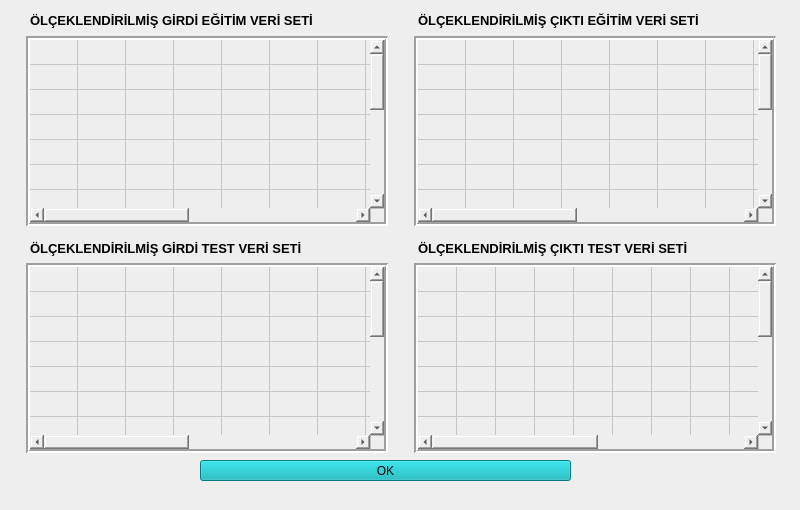
<?xml version="1.0" encoding="UTF-8"?>
<ui version="4.0">
 <class>oznitelik_olceklendirme</class>
 <widget class="QMainWindow" name="oznitelik_olceklendirme">
  <property name="geometry">
   <rect>
    <x>0</x>
    <y>0</y>
    <width>800</width>
    <height>510</height>
   </rect>
  </property>
  <property name="minimumSize">
   <size>
    <width>800</width>
    <height>510</height>
   </size>
  </property>
  <property name="maximumSize">
   <size>
    <width>800</width>
    <height>510</height>
   </size>
  </property>
  <property name="font">
   <font>
    <kerning>false</kerning>
   </font>
  </property>
  <property name="windowTitle">
   <string>ÖZNİTELİK ÖLÇEKLENDİRME SONUÇLARI</string>
  </property>
  <property name="styleSheet">
   <string notr="true">background-color: rgb(238, 238, 238);</string>
  </property>
  <property name="dockOptions">
   <set>QMainWindow::AllowNestedDocks|QMainWindow::AllowTabbedDocks|QMainWindow::AnimatedDocks|QMainWindow::ForceTabbedDocks|QMainWindow::VerticalTabs</set>
  </property>
  <widget class="QWidget" name="centralwidget">
   <widget class="QPushButton" name="pushButton">
    <property name="geometry">
     <rect>
      <x>200</x>
      <y>460</y>
      <width>371</width>
      <height>21</height>
     </rect>
    </property>
    <property name="styleSheet">
     <string notr="true">background-color: rgb(0, 173, 181);</string>
    </property>
    <property name="text">
     <string>OK</string>
    </property>
   </widget>
   <widget class="QTableWidget" name="oo_tablo1">
    <property name="geometry">
     <rect>
      <x>26</x>
      <y>36</y>
      <width>362</width>
      <height>190</height>
     </rect>
    </property>
    <property name="font">
     <font>
      <pointsize>8</pointsize>
     </font>
    </property>
    <property name="frameShape">
     <enum>QFrame::Box</enum>
    </property>
    <property name="lineWidth">
     <number>2</number>
    </property>
    <property name="rowCount">
     <number>15</number>
    </property>
    <property name="columnCount">
     <number>15</number>
    </property>
    <attribute name="horizontalHeaderVisible">
     <bool>false</bool>
    </attribute>
    <attribute name="horizontalHeaderDefaultSectionSize">
     <number>48</number>
    </attribute>
    <attribute name="horizontalHeaderMinimumSectionSize">
     <number>48</number>
    </attribute>
    <attribute name="verticalHeaderVisible">
     <bool>false</bool>
    </attribute>
    <attribute name="verticalHeaderDefaultSectionSize">
     <number>25</number>
    </attribute>
    <attribute name="verticalHeaderMinimumSectionSize">
     <number>25</number>
    </attribute>
    <row/>
    <row/>
    <row/>
    <row/>
    <row/>
    <row/>
    <row/>
    <row/>
    <row/>
    <row/>
    <row/>
    <row/>
    <row/>
    <row/>
    <row/>
    <column/>
    <column/>
    <column/>
    <column/>
    <column/>
    <column/>
    <column/>
    <column/>
    <column/>
    <column/>
    <column/>
    <column/>
    <column/>
    <column/>
    <column/>
   </widget>
   <widget class="QTableWidget" name="oo_tablo3">
    <property name="geometry">
     <rect>
      <x>26</x>
      <y>263</y>
      <width>362</width>
      <height>190</height>
     </rect>
    </property>
    <property name="font">
     <font>
      <pointsize>8</pointsize>
     </font>
    </property>
    <property name="frameShape">
     <enum>QFrame::Box</enum>
    </property>
    <property name="lineWidth">
     <number>2</number>
    </property>
    <property name="rowCount">
     <number>15</number>
    </property>
    <property name="columnCount">
     <number>15</number>
    </property>
    <attribute name="horizontalHeaderVisible">
     <bool>false</bool>
    </attribute>
    <attribute name="horizontalHeaderDefaultSectionSize">
     <number>48</number>
    </attribute>
    <attribute name="horizontalHeaderMinimumSectionSize">
     <number>48</number>
    </attribute>
    <attribute name="verticalHeaderVisible">
     <bool>false</bool>
    </attribute>
    <attribute name="verticalHeaderDefaultSectionSize">
     <number>25</number>
    </attribute>
    <attribute name="verticalHeaderMinimumSectionSize">
     <number>25</number>
    </attribute>
    <row/>
    <row/>
    <row/>
    <row/>
    <row/>
    <row/>
    <row/>
    <row/>
    <row/>
    <row/>
    <row/>
    <row/>
    <row/>
    <row/>
    <row/>
    <column/>
    <column/>
    <column/>
    <column/>
    <column/>
    <column/>
    <column/>
    <column/>
    <column/>
    <column/>
    <column/>
    <column/>
    <column/>
    <column/>
    <column/>
   </widget>
   <widget class="QTableWidget" name="oo_tablo2">
    <property name="geometry">
     <rect>
      <x>414</x>
      <y>36</y>
      <width>362</width>
      <height>190</height>
     </rect>
    </property>
    <property name="font">
     <font>
      <pointsize>8</pointsize>
     </font>
    </property>
    <property name="frameShape">
     <enum>QFrame::Box</enum>
    </property>
    <property name="lineWidth">
     <number>2</number>
    </property>
    <property name="rowCount">
     <number>15</number>
    </property>
    <property name="columnCount">
     <number>15</number>
    </property>
    <attribute name="horizontalHeaderVisible">
     <bool>false</bool>
    </attribute>
    <attribute name="horizontalHeaderDefaultSectionSize">
     <number>48</number>
    </attribute>
    <attribute name="horizontalHeaderMinimumSectionSize">
     <number>48</number>
    </attribute>
    <attribute name="verticalHeaderVisible">
     <bool>false</bool>
    </attribute>
    <attribute name="verticalHeaderDefaultSectionSize">
     <number>25</number>
    </attribute>
    <attribute name="verticalHeaderMinimumSectionSize">
     <number>25</number>
    </attribute>
    <row/>
    <row/>
    <row/>
    <row/>
    <row/>
    <row/>
    <row/>
    <row/>
    <row/>
    <row/>
    <row/>
    <row/>
    <row/>
    <row/>
    <row/>
    <column/>
    <column/>
    <column/>
    <column/>
    <column/>
    <column/>
    <column/>
    <column/>
    <column/>
    <column/>
    <column/>
    <column/>
    <column/>
    <column/>
    <column/>
   </widget>
   <widget class="QTableWidget" name="oo_tablo4">
    <property name="geometry">
     <rect>
      <x>414</x>
      <y>263</y>
      <width>362</width>
      <height>190</height>
     </rect>
    </property>
    <property name="font">
     <font>
      <pointsize>8</pointsize>
     </font>
    </property>
    <property name="frameShape">
     <enum>QFrame::Box</enum>
    </property>
    <property name="lineWidth">
     <number>2</number>
    </property>
    <property name="rowCount">
     <number>15</number>
    </property>
    <property name="columnCount">
     <number>15</number>
    </property>
    <attribute name="horizontalHeaderVisible">
     <bool>false</bool>
    </attribute>
    <attribute name="horizontalHeaderDefaultSectionSize">
     <number>39</number>
    </attribute>
    <attribute name="horizontalHeaderMinimumSectionSize">
     <number>39</number>
    </attribute>
    <attribute name="verticalHeaderVisible">
     <bool>false</bool>
    </attribute>
    <attribute name="verticalHeaderDefaultSectionSize">
     <number>25</number>
    </attribute>
    <attribute name="verticalHeaderMinimumSectionSize">
     <number>25</number>
    </attribute>
    <row/>
    <row/>
    <row/>
    <row/>
    <row/>
    <row/>
    <row/>
    <row/>
    <row/>
    <row/>
    <row/>
    <row/>
    <row/>
    <row/>
    <row/>
    <column/>
    <column/>
    <column/>
    <column/>
    <column/>
    <column/>
    <column/>
    <column/>
    <column/>
    <column/>
    <column/>
    <column/>
    <column/>
    <column/>
    <column/>
   </widget>
   <widget class="QLabel" name="label">
    <property name="geometry">
     <rect>
      <x>30</x>
      <y>12</y>
      <width>351</width>
      <height>16</height>
     </rect>
    </property>
    <property name="font">
     <font>
      <pointsize>10</pointsize>
      <weight>75</weight>
      <bold>true</bold>
     </font>
    </property>
    <property name="text">
     <string>ÖLÇEKLENDİRİLMİŞ GİRDİ EĞİTİM VERİ SETİ</string>
    </property>
   </widget>
   <widget class="QLabel" name="label_2">
    <property name="geometry">
     <rect>
      <x>418</x>
      <y>12</y>
      <width>351</width>
      <height>16</height>
     </rect>
    </property>
    <property name="font">
     <font>
      <pointsize>10</pointsize>
      <weight>75</weight>
      <bold>true</bold>
     </font>
    </property>
    <property name="text">
     <string>ÖLÇEKLENDİRİLMİŞ ÇIKTI EĞİTİM VERİ SETİ</string>
    </property>
   </widget>
   <widget class="QLabel" name="label_3">
    <property name="geometry">
     <rect>
      <x>30</x>
      <y>240</y>
      <width>351</width>
      <height>16</height>
     </rect>
    </property>
    <property name="font">
     <font>
      <pointsize>10</pointsize>
      <weight>75</weight>
      <bold>true</bold>
     </font>
    </property>
    <property name="text">
     <string>ÖLÇEKLENDİRİLMİŞ GİRDİ TEST VERİ SETİ</string>
    </property>
   </widget>
   <widget class="QLabel" name="label_4">
    <property name="geometry">
     <rect>
      <x>418</x>
      <y>240</y>
      <width>351</width>
      <height>16</height>
     </rect>
    </property>
    <property name="font">
     <font>
      <pointsize>10</pointsize>
      <weight>75</weight>
      <bold>true</bold>
     </font>
    </property>
    <property name="text">
     <string>ÖLÇEKLENDİRİLMİŞ ÇIKTI TEST VERİ SETİ</string>
    </property>
   </widget>
  </widget>
  <widget class="QStatusBar" name="statusbar"/>
 </widget>
 <resources/>
 <connections>
  <connection>
   <sender>pushButton</sender>
   <signal>clicked()</signal>
   <receiver>oznitelik_olceklendirme</receiver>
   <slot>close()</slot>
   <hints>
    <hint type="sourcelabel">
     <x>726</x>
     <y>487</y>
    </hint>
    <hint type="destinationlabel">
     <x>794</x>
     <y>147</y>
    </hint>
   </hints>
  </connection>
 </connections>
</ui>
